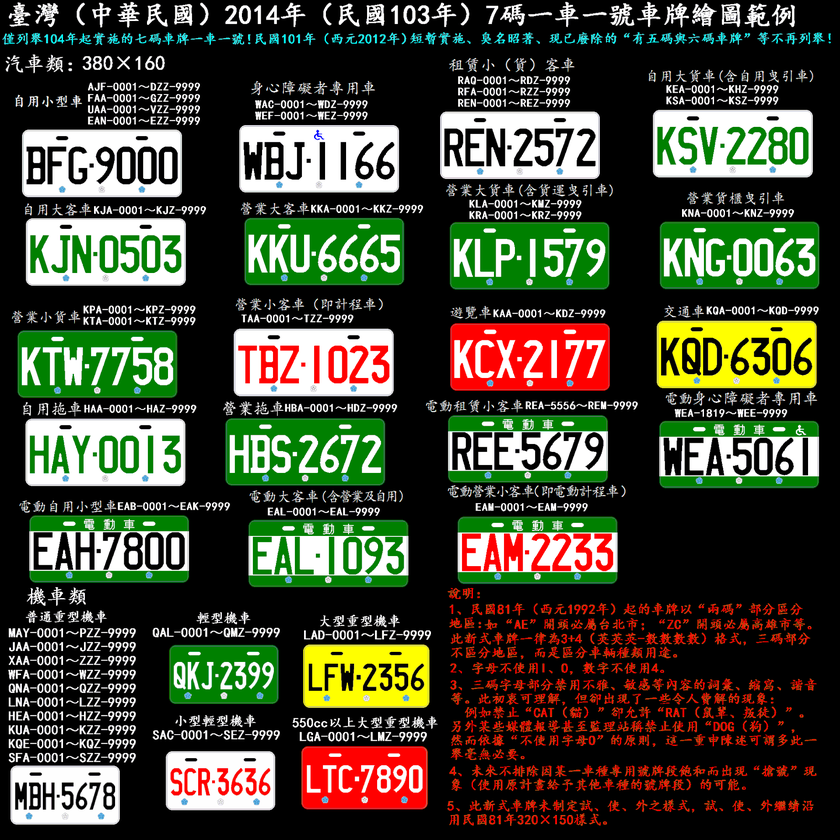
#> input picture ROC_2014.png, 840 x 840 px, shrunk from 1920 x 1920 before the run
$ python crop_plate.py
#> lines starting #> are read from the running program, lines starting #| are printed output that depends on the picture
import cv2

img = cv2.imread("ROC_2014.png")
#> img is the input picture: shape (840, 840, 3); mean B, G, R 51.4, 69.4, 67.4

with open("boxes_2014.txt") as f:
#> (reads boxes_2014.txt from the repository)
    lines = f.read().strip().split("\n")

    for (idx, line) in enumerate(lines):
        box = [int(v) for v in line.split()]
        plate = img[box[1]:box[3], box[0]:box[2]]

        cv2.imwrite("plate2014_%02d.png" % idx, plate)

        cv2.imshow("plate", plate)
        cv2.waitKey()
#> this loop made 11 passes
#> pass 1, `plate = img[box[1]:box[3], box[0]:box[2]]`:
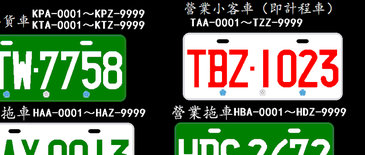
#> plate: shape (155, 365, 3); mean B, G, R 80.4, 103.6, 90.7
#> pass 2, `plate = img[box[1]:box[3], box[0]:box[2]]`:
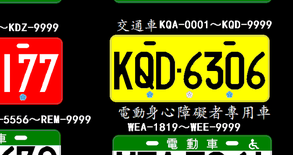
#> plate: shape (155, 293, 3); mean B, G, R 25.5, 75.6, 84.3

    cv2.destroyAllWindows()
